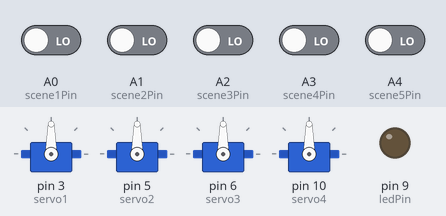
The sketch below on a simulated Arduino Uno, built with avr-gcc and run on an emulated ATmega328P. Parts: 4 × servo, output pins drawn as LEDs (lit = HIGH). The inputs (shaded band) are chosen by the test bench; at power-on: A0 (scene1Pin), A1 (scene2Pin), A2 (scene3Pin), A3 (scene4Pin), A4 (scene5Pin) LOW.

Above: at 1.2 s.
1.3 s: A0 (scene1Pin) driven HIGH
At 1.45 s:
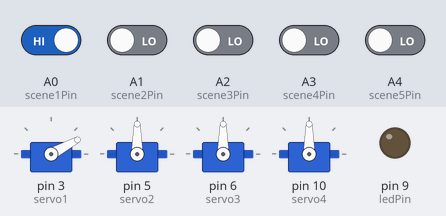
3.2 s: A2 (scene3Pin) driven HIGH
At 3.35 s:
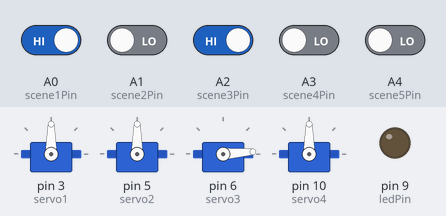
6.2 s: A4 (scene5Pin) driven HIGH
At 7.6 s:
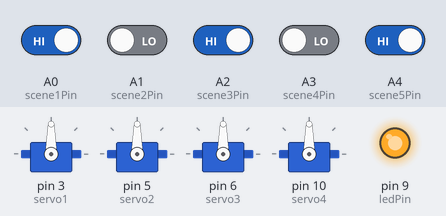
Timing chart, 0 to 9.2 s (numbered marks = the images above; inputs shaded):
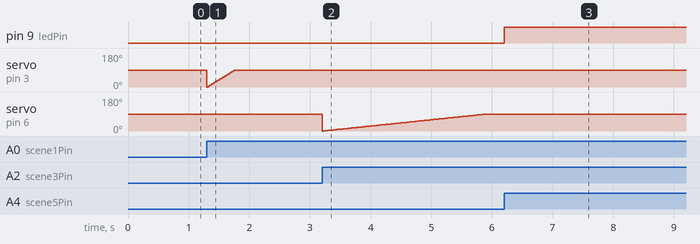

Measured:
- after the input at 6.2 s, pin 9 (ledPin): LOW → HIGH at once

The sketch:

basicSwitchServoCode.ino
```cpp
#include <Servo.h>

const int scene1Pin = A0;
const int scene2Pin = A1;
const int scene3Pin = A2;
const int scene4Pin = A3;
const int scene5Pin = A4;  // LED trigger

const int ledPin = 9;      // controls all 3 LEDs

Servo servo1;  // scene 1
Servo servo2;  // scene 2
Servo servo3;  // scene 3
Servo servo4;  // scene 4 360 servo

bool scene1Done = false;
bool scene2Done = false;
bool scene3Done = false;
bool scene4Done = false;
bool scene5Done = false;

void setup() {

  pinMode(scene1Pin, INPUT);
  pinMode(scene2Pin, INPUT);
  pinMode(scene3Pin, INPUT);
  pinMode(scene4Pin, INPUT);
  pinMode(scene5Pin, INPUT);

  // servos
  servo1.attach(3);
  servo2.attach(5);
  servo3.attach(6);
  servo4.attach(10);

  // LEDs
  pinMode(ledPin, OUTPUT);
  digitalWrite(ledPin, LOW);
}

void loop() {

  // scene1: snappy movement for banners
  if (!scene1Done && digitalRead(scene1Pin) == HIGH) {
    for (int pos = 0; pos <= 90; pos++) {
      servo1.write(pos);
      delay(5); //speed
    }
    scene1Done = true;
  }

  // scene2: girls move back and forth
  if (!scene2Done && digitalRead(scene2Pin) == HIGH) {
    for (int pos = 40; pos <= 140; pos++) {
      servo2.write(pos);
      delay(10);
      if (digitalRead(scene2Pin) == LOW) break;
    }
    if (digitalRead(scene2Pin) == HIGH) {
      for (int pos = 140; pos >= 40; pos --) {
        servo2.write(pos);
        delay(10);
        if (digitalRead(scene2Pin) == LOW) break;
      }
    }
  } else if (!scene2Done && digitalRead(scene2Pin) ==LOW) {
    servo2.write(90);
    scene2Done = true;
  }

  // scene3: guards slowly move towards rapunzel and flynn
  if (!scene3Done && digitalRead(scene3Pin) == HIGH) {
    for (int pos =0; pos <=90; pos++) {
      servo3.write(pos);
      delay(30);
    }
    scene3Done = true;
  }

  // scene4: crowd continuously rotates, dancing
  if (!scene4Done) {
    if (digitalRead(scene4Pin) == HIGH) {
      servo4.write(180);
    } else if (scene4Done == false) {
      servo4.write(90);
      scene4Done = true;
    }
  }

  // scene5; lanterns turn on
  if (!scene5Done && digitalRead(scene5Pin) == HIGH) {
    digitalWrite(ledPin, HIGH);   // turns on all LEDs
    scene5Done = true;            // stay on forever
  }
}
```
